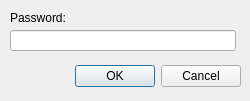
<?xml version="1.0" encoding="UTF-8"?>
<ui version="4.0">
 <class>Password</class>
 <widget class="QDialog" name="Password">
  <property name="geometry">
   <rect>
    <x>0</x>
    <y>0</y>
    <width>250</width>
    <height>101</height>
   </rect>
  </property>
  <property name="windowTitle">
   <string>Dialog</string>
  </property>
  <widget class="QLabel" name="label">
   <property name="geometry">
    <rect>
     <x>10</x>
     <y>10</y>
     <width>71</width>
     <height>16</height>
    </rect>
   </property>
   <property name="text">
    <string>Password:</string>
   </property>
  </widget>
  <widget class="QLineEdit" name="lineEdit">
   <property name="geometry">
    <rect>
     <x>10</x>
     <y>30</y>
     <width>226</width>
     <height>21</height>
    </rect>
   </property>
   <property name="echoMode">
    <enum>QLineEdit::Password</enum>
   </property>
  </widget>
  <widget class="QDialogButtonBox" name="buttonBox">
   <property name="geometry">
    <rect>
     <x>70</x>
     <y>60</y>
     <width>171</width>
     <height>32</height>
    </rect>
   </property>
   <property name="standardButtons">
    <set>QDialogButtonBox::Cancel|QDialogButtonBox::Ok</set>
   </property>
  </widget>
 </widget>
 <resources/>
 <connections/>
</ui>
